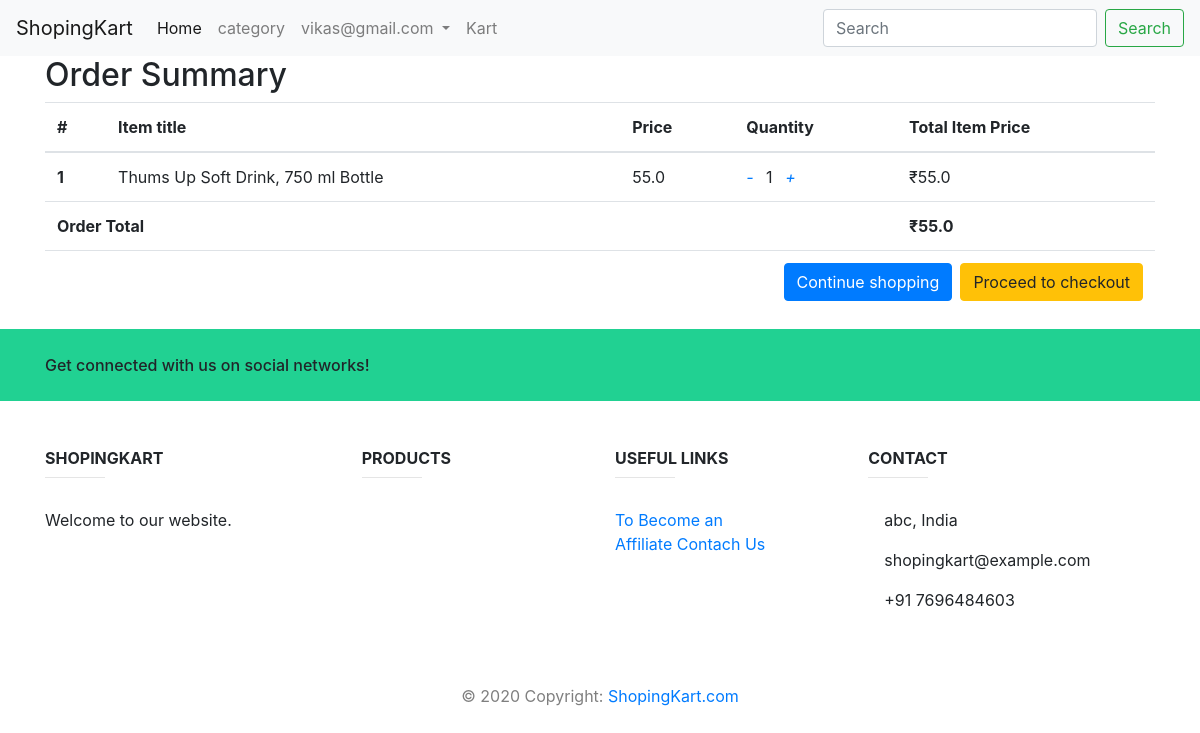
Before: /order-summary/ (signed in) with the older database file.
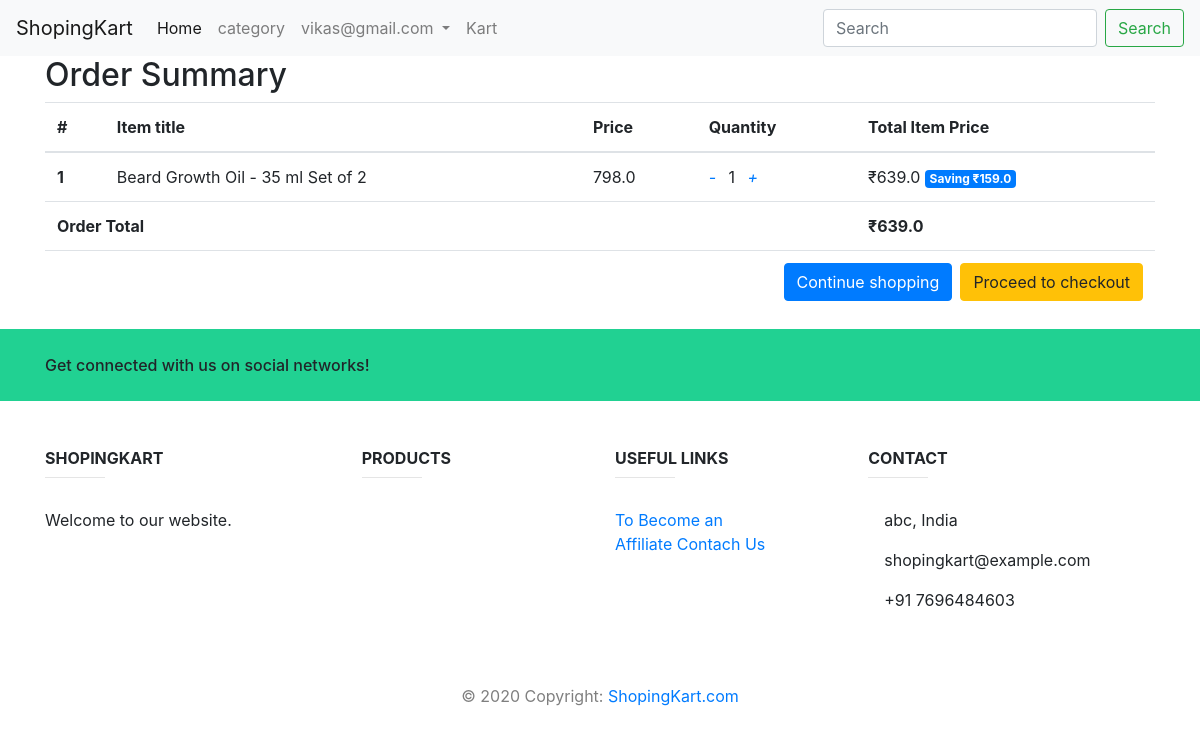
After: the same page with the newer database file.
### app/models.py (models this page shows, shortened)
class CustomerRegistration(AbstractBaseUser, PermissionsMixin):
    customer_id = models.AutoField(primary_key=True)
    full_name = models.CharField(_('full name'), max_length=30)
    email = models.EmailField(_('email address'), unique=True)
    date_joined = models.DateTimeField(_('date joined'), auto_now_add=True)
    last_active = models.DateTimeField(auto_now=True, null=True)
    is_active = models.BooleanField(_('active'), default=True)
    is_staff = models.BooleanField(_('staff status'), default=False)
    is_shopkeeper = models.BooleanField(_('shopkeeper status'), default=False)
    objects = UserManager()
    USERNAME_FIELD = 'email'
    REQUIRED_FIELDS = []
    class Meta:
        verbose_name = _('User')
        verbose_name_plural = _('Users')

class OrderItem(models.Model):
    user = models.ForeignKey(settings.AUTH_USER_MODEL, on_delete=models.CASCADE)
    ordered = models.BooleanField(default=False)
    item = models.ForeignKey(Item, on_delete=models.CASCADE)
    quantity = models.IntegerField(default=1)
    def get_total_item_price(self):
        return self.quantity * self.item.price
    def get_total_discount_item_price(self):
        return self.quantity * self.item.discount_price
    def get_amount_saved(self):
        return self.get_total_item_price() - self.get_total_discount_item_price()
    def get_final_price(self):
        if self.item.discount_price:
            return self.get_total_discount_item_price()
        return self.get_total_item_price()

class Item(models.Model):
    title = models.CharField(max_length=100)
    price = models.FloatField()
    discount_price = models.FloatField(blank=True, null=True)
    category = models.CharField(choices=CATEGORY_CHOICES, max_length=2)
    slug = models.SlugField()
    description = models.TextField()
    image = models.ImageField(upload_to = upload_image_path)
    user = models.ForeignKey(settings.AUTH_USER_MODEL, on_delete=models.CASCADE, null = True, blank = True)

class Order(models.Model):
    user = models.ForeignKey(settings.AUTH_USER_MODEL, on_delete=models.CASCADE)
    ref_code = models.CharField(max_length=20, blank=True, null=True)
    items = models.ManyToManyField(OrderItem)
    start_date = models.DateTimeField(auto_now_add=True)
    ordered_date = models.DateTimeField()
    ordered = models.BooleanField(default=False)
    shipping_address = models.ForeignKey('Address', related_name='shipping_address', on_delete=models.SET_NULL, null=True)
    payment = models.ForeignKey('Payment', on_delete=models.SET_NULL, blank=True, null=True)
    coupon = models.ForeignKey('Coupon', on_delete=models.SET_NULL, blank=True, null=True)
    being_delivered = models.BooleanField(default=False)
    received = models.BooleanField(default=False)
    refund_requested = models.BooleanField(default=False)
    refund_granted = models.BooleanField(default=False)
    def get_total(self):
        total = 0
        for order_item in self.items.all():
            total += order_item.get_final_price()
        if self.coupon:
            if self.coupon.amount > total:
                total = 0
                return total
            total -= self.coupon.amount
        return total

### app/views.py (the view)
# urls.py: path('order-summary/', views.OrderSummaryView.as_view(), name='order-summary'),
class OrderSummaryView(LoginRequiredMixin, View):
    def get(self, *args, **kwargs):
        try:
            order = Order.objects.get(user=self.request.user, ordered=False)
            context = {
                'object': order
            }
            return render(self.request, 'order_summary.html', context)
        except ObjectDoesNotExist:
            messages.warning(self.request, "You do not have an active order")
            return redirect("/")

### templates/order_summary.html (shortened to what this page needs)
{% extends "base.html" %}
{% block content %}
  <main>
    <div class="container">
    <div class="table-responsive text-nowrap">
    <h2>Order Summary</h2>
    <table class="table">
        <thead>
        <tr>
            <th scope="col">#</th>
            <th scope="col">Item title</th>
            <th scope="col">Price</th>
            <th scope="col">Quantity</th>
            <th scope="col">Total Item Price</th>
        </tr>
        </thead>
        <tbody>
        {% for order_item in object.items.all %}
        <tr>
            <th scope="row">{{ forloop.counter }}</th>
            <td>{{ order_item.item.title }}</td>
            <td>{{ order_item.item.price }}</td>
            <td>
                <a href="{% url 'remove-single-item-from-cart' order_item.item.slug %}"><i class="fas fa-minus mr-2">-</i></a>
                {{ order_item.quantity }}
                <a href="{% url 'add-to-cart' order_item.item.slug %}"><i class="fas fa-plus ml-2">+</i></a>
            </td>
            <td>
            {% if order_item.item.discount_price %}
                ₹{{ order_item.get_total_discount_item_price }}
                <span class="badge badge-primary">Saving ₹{{ order_item.get_amount_saved }}</span>
            {% else %}
                ₹{{ order_item.get_total_item_price }}
            {% endif %}
            </td>
        </tr>
        {% endfor %}
        {% if object.get_total %}
        <tr>
            <td colspan="4"><b>Order Total</b></td>
            <td><b>₹{{ object.get_total }}</b></td>
        </tr>
        <tr>
            <td colspan="5">
            <a class='btn btn-warning float-right ml-2' href='/checkout/'>Proceed to checkout</a>
            <a class='btn btn-primary float-right' href='/'>Continue shopping</a>
            </td>
        </tr>
        {% endif %}
        </tbody>
    </table>
    </div>
    </div>
  </main>
{% endblock content %}

### templates/base.html (shortened to what this page needs)
<!DOCTYPE html>
<html lang="en">
<head>
    <link rel="stylesheet" href="https://stackpath.bootstrapcdn.com/bootstrap/4.5.0/css/bootstrap.min.css">
</head>
<body>
    <div>
      <nav class="navbar navbar-expand-lg navbar-light bg-light">
  <a class="navbar-brand" href="/">ShopingKart</a>
  <div class="collapse navbar-collapse" id="navbarSupportedContent">
    <ul class="navbar-nav mr-auto">
      <li class="nav-item active">
        <a class="nav-link" href="{% url 'home' %}">Home</a>
      </li>
      <li class="nav-item">
        <a class="nav-link" href="#">category</a>
      </li>
        {% if request.user.is_authenticated %}
            <li class="nav-item dropdown">
            <a class="nav-link dropdown-toggle" href="#" id="navbarDropdown" role="button" data-toggle="dropdown" aria-haspopup="true" aria-expanded="false">
              {{request.user}}
            </a>
           </li>
        {% else %}
            <li class="nav-item">
                <a class="nav-link" href="{% url 'login' %}">Login</a>
            </li>
        {% endif %}
        <li class="nav-item">
                <a class="nav-link" href="{% url 'order-summary' %}">Kart</a>
            </li>
    </ul>
    <form class="form-inline my-2 my-lg-0" method="GET" action="{% url 'search' %}">
      <input class="form-control mr-sm-2" name="q" type="search" placeholder="Search" aria-label="Search" >
      <button class="btn btn-outline-success my-2 my-sm-0" type="submit">Search</button>
    </form>
  </div>
</nav>
</div>
        {% block content %}
        {% endblock %}
<footer class="page-footer font-small blue-grey lighten-5">
  <div style="background-color: #21d192;">
    <div class="container">
      <div class="row py-4 d-flex align-items-center">
        <div class="col-md-6 col-lg-5 text-center text-md-left mb-4 mb-md-0">
          <h6 class="mb-0">Get connected with us on social networks!</h6>
        </div>
        <div class="col-md-6 col-lg-7 text-center text-md-right">
          <a class="fb-ic">
          </a>
          <a class="tw-ic">
          </a>
          <a class="gplus-ic">
          </a>
          <a class="li-ic">
          </a>
        </div>
      </div>
    </div>
  </div>
  <div class="container text-center text-md-left mt-5">
    <div class="row mt-3 dark-grey-text">
      <div class="col-md-3 col-lg-4 col-xl-3 mb-4">
        <h6 class="text-uppercase font-weight-bold">ShopingKart</h6>
        <hr class="teal accent-3 mb-4 mt-0 d-inline-block mx-auto" style="width: 60px;">
        <p>Welcome to our website.</p>
      </div>
      <div class="col-md-2 col-lg-2 col-xl-2 mx-auto mb-4">
        <h6 class="text-uppercase font-weight-bold">Products</h6>
        <hr class="teal accent-3 mb-4 mt-0 d-inline-block mx-auto" style="width: 60px;">
      </div>
      <div class="col-md-3 col-lg-2 col-xl-2 mx-auto mb-4">
        <h6 class="text-uppercase font-weight-bold">Useful links</h6>
        <hr class="teal accent-3 mb-4 mt-0 d-inline-block mx-auto" style="width: 60px;">
        <p>
          <a class="dark-grey-text" href="{% url 'shopkeeper-contact' %}">To Become an Affiliate Contach Us</a>
        </p>
      </div>
      <div class="col-md-4 col-lg-3 col-xl-3 mx-auto mb-md-0 mb-4">
        <h6 class="text-uppercase font-weight-bold">Contact</h6>
        <hr class="teal accent-3 mb-4 mt-0 d-inline-block mx-auto" style="width: 60px;">
        <p>
           abc, India</p>
        <p>
           shopingkart@example.com</p>
        <p>
           +91 7696484603</p>
        <p>
          </p>
      </div>
    </div>
  </div>
  <div class="footer-copyright text-center text-black-50 py-3">© 2020 Copyright:
    <a class="dark-grey-text" href="https://mdbootstrap.com/"> ShopingKart.com</a>
  </div>
</footer>
</body>
</html>

Changed rows visible on the page:
no longer on this page (row unchanged): OrderItem: item "Thums Up Soft Drink, 750 ml Bottle", item.price "55.0", quantity "1", get_total_item_price "55.0"
added OrderItem: item "Beard Growth Oil - 35 ml Set of 2", item.price "798.0", quantity "1", get_total_discount_item_price "639.0", get_amount_saved "159.0"
computed for Order: get_total "55.0" → "639.0"
